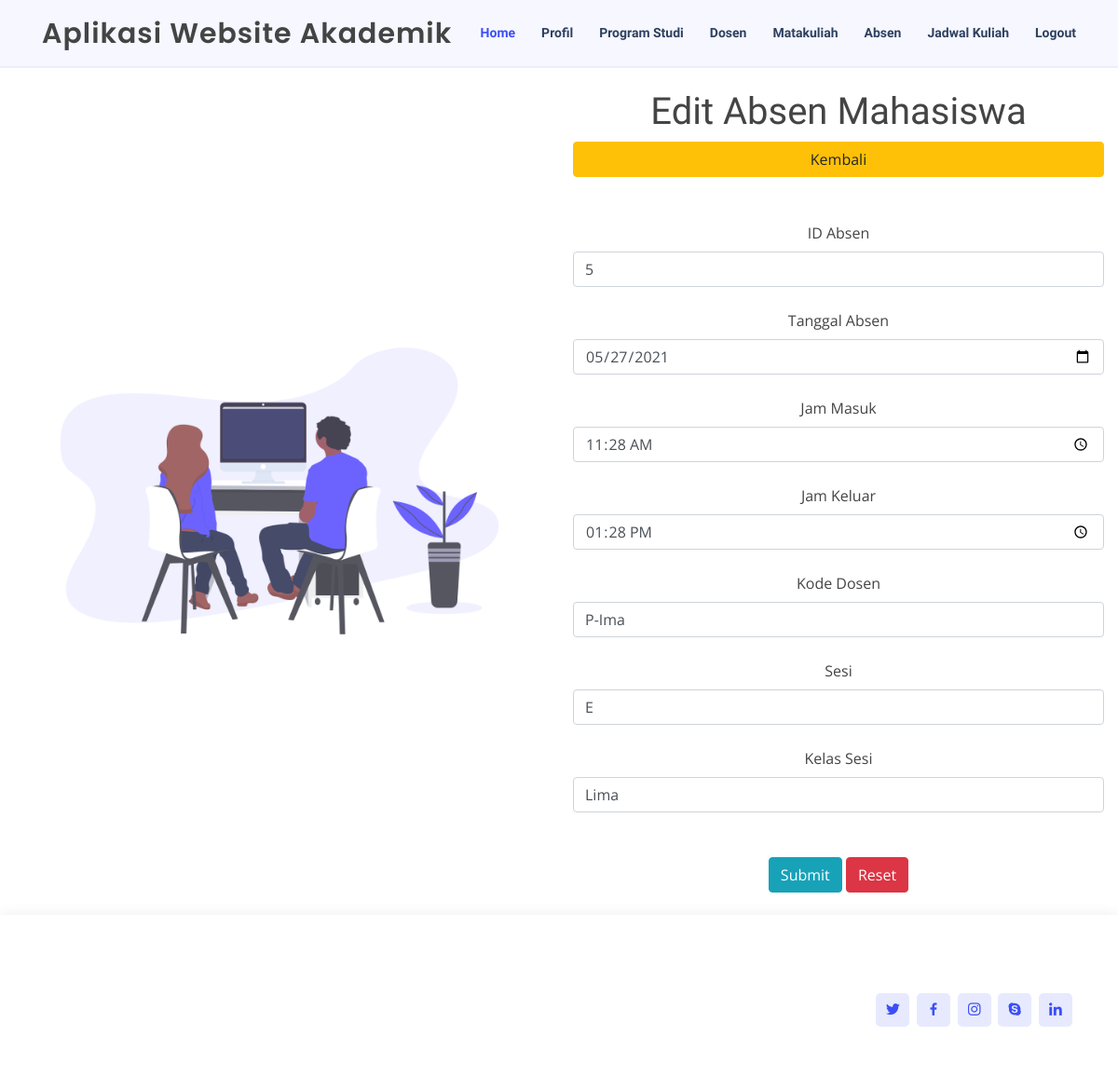
/edit_absen.php?idabsen=5, run on the app's committed database.
### tables this page shows
CREATE TABLE `tblabsen` (
  `idabsen` int(5) NOT NULL,
  `tglabsen` date DEFAULT NULL,
  `masuk` time DEFAULT NULL,
  `keluar` time DEFAULT NULL,
  `kodedosen` varchar(5) DEFAULT NULL,
  `sesi` char(1) DEFAULT NULL,
  `kelassesi` varchar(8) DEFAULT NULL
);

### connection.php (called while the page is built)
<?php
class Connection
{
	public function get_connection()
	{
	    $host = "localhost";
	    $database = "db_akademik";
	    $username = "root";
	    $password = "";
	    $connect = new mysqli($host, $username, $password, $database);
	    return $connect;
	}
}
?>

### model.php (called while the page is built, shortened)
<?php
include 'connection.php';
class Model extends Connection
{
	public function __construct()
    {
        $this->conn = $this->get_connection();
    }
	public function edit_absen($idabsen)
	{
	    $sql = "SELECT * FROM tblabsen WHERE idabsen='$idabsen'";
	    $bind = $this->conn->query($sql);
	    while ($obj = $bind->fetch_object()) {
	    	$baris = $obj;
	    }
	    return $baris;
	}
}

### edit_absen.php (the view, shortened to what this page needs)
<?php
$id = $_GET['idabsen'];
include 'model.php';
$model = new Model();
$data = $model->edit_absen($id);
?>
<!doctype html>
<html lang="en">
<head>
</head>
<br><br><br><br>
<body>
	<div class="container-fluid">
	<div class="row">
    <div class="col-lg-6 d-flex flex-column justify-content-center">
		<img src="assets/img/gambar1.png" class="img-fluid" alt="">
	</div>
    <div class="col-lg-6 d-flex flex-column justify-content-center">
		<h1 align="center">Edit Absen Mahasiswa</h1>
		<a class="btn btn btn-warning" href="absen.php">Kembali</a>
		<br><br>
		<form align="center" action="proses.php" method="post">
			<label>ID Absen</label>
			<br>
			<input class="form-control" type="number" name="idabsen" value="<?php echo $data->idabsen ?>">
			<br>
			<label>Tanggal Absen</label>
			<br>
			<input class="form-control" type="date" name="tglabsen" value="<?php echo $data->tglabsen ?>">
			<br>
			<label>Jam Masuk</label>
			<br>
			<input class="form-control" type="time" name="masuk" value="<?php echo $data->masuk ?>">
			<br>
			<label>Jam Keluar</label>
			<br>
			<input class="form-control" type="time" name="keluar" value="<?php echo $data->keluar ?>">
			<br>
			<label>Kode Dosen</label>
			<br>
			<input class="form-control" type="text" name="kodedosen" value="<?php echo $data->kodedosen ?>">
			<br>
			<label>Sesi</label>
			<br>
			<input class="form-control" type="text" name="sesi" value="<?php echo $data->sesi ?>">
			<br>
			<label>Kelas Sesi</label>
			<br>
			<input class="form-control" type="text" name="kelassesi" value="<?php echo $data->kelassesi ?>">
			<br><br>
			<button class="btn btn btn-info" type="submit" name="submit_edit_absen">Submit</button>
			<button class="btn btn btn-danger" type="reset">Reset</button>
		</form>
	</div>
	<div class="col-lg-6 hero-img" data-aos="zoom-out" data-aos-delay="200">
    </div>
		</div>
	</div>
</body>
</html>

### assets/css/style.css (style rules this page uses)
body { font-family: "Open Sans", sans-serif; color: #444444; }
a { color: #3b4ef8; }
h1, h2, h3, h4, h5, h6 { font-family: "Krub", sans-serif; }
#header { background: #f6f7ff; border-bottom: 2px solid #eceefe; transition: all 0.5s; z-index: 997; padding: 15px 0; }
#header .logo { font-size: 30px; margin: 0; padding: 0; line-height: 1; font-weight: 600; letter-spacing: 1px; font-family: "Poppins", sans-serif; }
.nav-menu ul { margin: 0; padding: 0; list-style: none; }
.nav-menu > ul { display: flex; }
.nav-menu > ul > li { position: relative; white-space: nowrap; padding: 10px 0 10px 28px; }
.nav-menu a { display: block; position: relative; color: #2d405f; transition: 0.3s; font-size: 14px; font-family: "Krub", sans-serif; font-weight: 600; }
.nav-menu a:hover, .nav-menu .active > a, .nav-menu li:hover > a { color: #3b4ef8; }
.mobile-nav { position: fixed; top: 55px; right: 15px; bottom: 15px; left: 15px; z-index: 9999; overflow-y: auto; background: #fff; transition: ease-in-out 0.2s; opacity: 0; visibility: hidden; border-radius: 10px; padding: 10px 0; }
.mobile-nav * { margin: 0; padding: 0; list-style: none; }
.mobile-nav a { display: block; position: relative; color: #2d405f; padding: 10px 20px; font-weight: 500; outline: none; }
.mobile-nav a:hover, .mobile-nav .active > a, .mobile-nav li:hover > a { color: #3b4ef8; text-decoration: none; }
#footer { color: #444444; font-size: 14px; background: #f1f3ff; box-shadow: 0px 2px 15px rgba(0, 0, 0, 0.1); }
#footer .footer-top { padding: 60px 0 30px 0; background: #fff; }
#footer .social-links a { font-size: 18px; display: inline-block; background: #e7eafe; color: #3b4ef8; line-height: 1; padding: 8px 0; margin-right: 4px; border-radius: 5px; text-align: center; width: 36px; height: 36px; transition: 0.3s; }

### data on the page
tblabsen: idabsen "5", tglabsen "05/27/2021", masuk "11:28:00", keluar "13:28:00", kodedosen "P-Ima", sesi "E", kelassesi "Lima"
